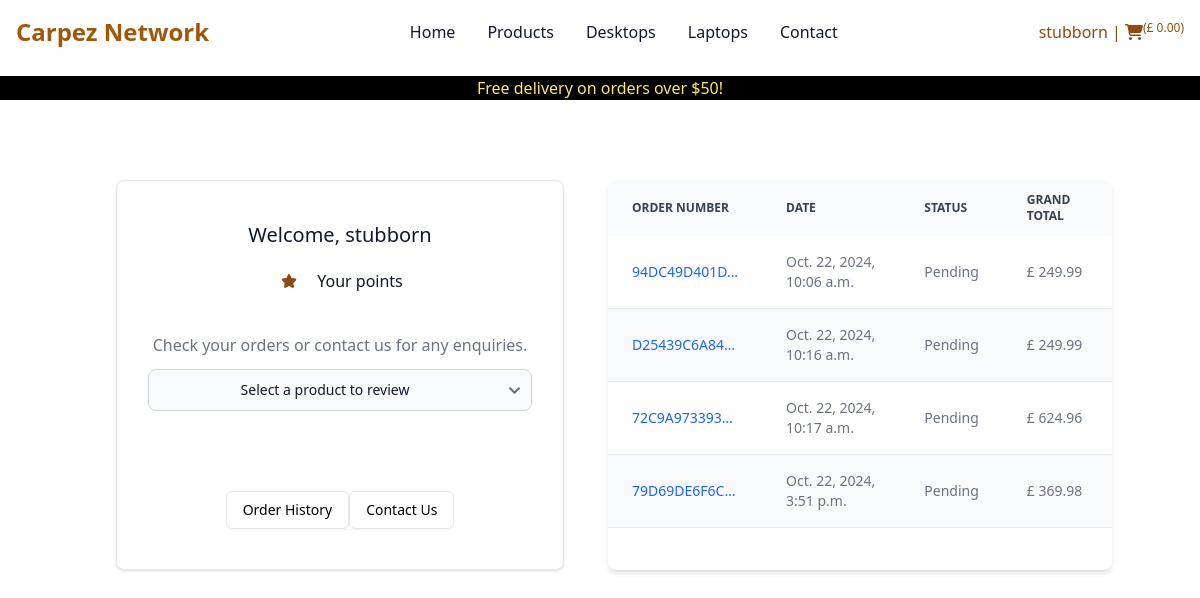
The app's page /dashboard/ (signed in), older data.
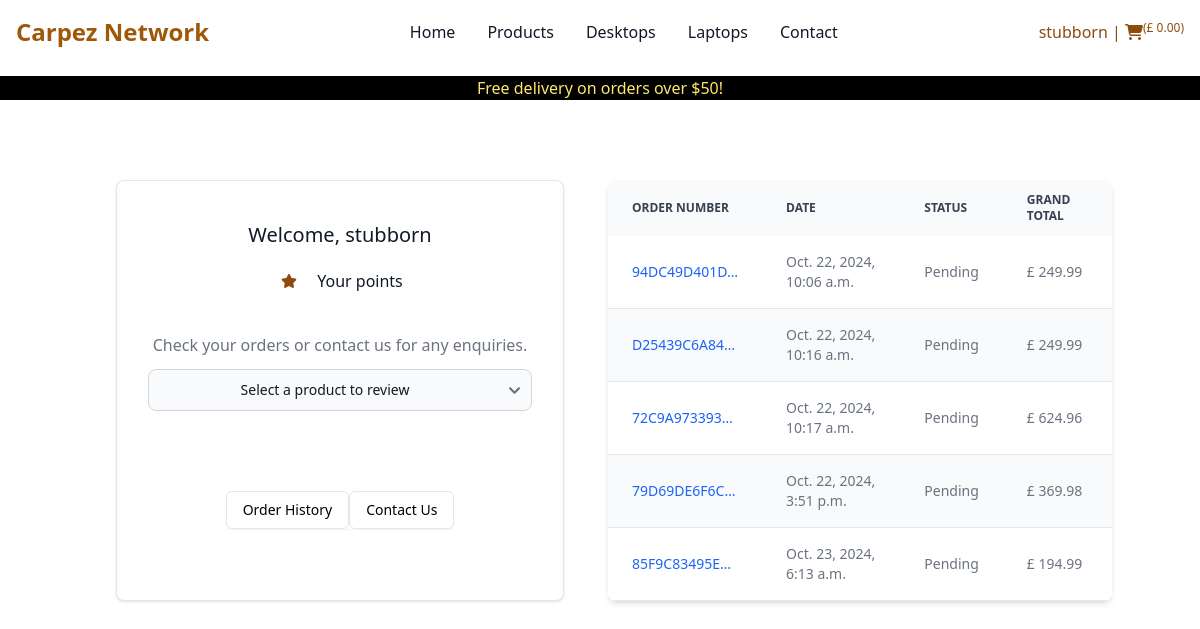
The same page, newer data.
### checkout/models.py (models this page shows, shortened)
class Order(models.Model):
    order_number = models.CharField(max_length=32, null=False, editable=False)
    date = models.DateTimeField(auto_now_add=True)
    delivery_cost = models.DecimalField(
        max_digits=6,
        decimal_places=2,
        null=False,
        default=0
    )
    order_total = models.DecimalField(
        max_digits=10,
        decimal_places=2,
        null=False,
        default=0
    )
    grand_total = models.DecimalField(
        max_digits=10,
        decimal_places=2,
        null=False,
        default=0
    )
    bag_and_shipping_details = models.JSONField(
        encoder=DjangoJSONEncoder,
        decoder=json.JSONDecoder
    )
    full_name = models.CharField(max_length=254, null=True, editable=False)
    email = models.EmailField(max_length=254, null=True, editable=False)
    shipping = models.CharField(max_length=254, null=True, editable=False)
    billing_details = models.JSONField(null=True, blank=True)
    stripe_pid = models.CharField(
        max_length=32,
        null=False,
        blank=False,
        editable=False,
        default="before migration"
    )
    user = models.ForeignKey(
        Dashboard,
        null=True,
        blank=True,
        related_name="orders",
        on_delete=models.SET_NULL
    )
    status = models.CharField(
        max_length=10,
        null=False,
        default='pending',
        choices=[
            ('pending', "Pending"),
            ('confirmed', "Confirmed"),
            ('dispatched', "Dispatched"),
            ('delivered', "delivered")
        ]
    )

### dashboard/views.py (the view)
# urls.py: path('', views.dashboard, name='dashboard'),
@login_required
def dashboard(request):
    if request.user.is_superuser:
        template = 'dashboard/product_management.html'
        if request.GET:
            print(request.GET)
            if 'sku' in request.GET:
                sku = request.GET['sku']
                try:
                    product = Product.objects.get(sku=sku)
                except Product.DoesNotExist:
                    try:
                        order = Order.objects.get(order_number=sku)
                        return redirect('checkout_success', order.order_number)
                    except Order.DoesNotExist:
                        messages.error(
                            request,
                            f"We couldn't find  {sku} either as SKU or as \
                            Order Number in the database")
                    return redirect(reverse('dashboard'))
                return redirect('get_product_details', product.id)
        orders = Order.objects.all()
        reviews = Review.objects.all()
        review_related_products = []
        categories = Category.objects.all()
        tags = Tag.objects.all()
        brands = Brand.objects.all()
        for review in reviews:
            order_lineitem = OrderLineItem.objects.get(review=review)
            product = Product.objects.get(id=order_lineitem.product.id)
            review_related_products.append(product)
        product_reviews = zip(reviews, review_related_products)
        context = {
            'orders': orders,
            'product_reviews': product_reviews,
            'categories': categories,
            'brands': brands,
            'tags': tags
        }
    else:
        template = 'dashboard/profile.html'
        profile = get_object_or_404(Dashboard, user=request.user.id)
        orders = profile.orders.all()
        lineitems = []
        for order in orders:
            order_lineitems = order.lineitems.all()
            for order_lineitem in order_lineitems:
                review = Review.objects.get(order=order_lineitem)
                if review.rating is None:
                    lineitems.append(order_lineitem)
        context = {
            'orders': orders,
            'profile': profile,
            'lineitems': lineitems
        }
    return render(request, template, context)

### bag/context.py (called while the page is built, shortened)
def bag(request):
    bag_items = []
    total = 0
    objects = 0
    b = request.session.get('bag', {})
    if total < settings.FREE_DELIVERY_TRESHOLD:
        delivery = total * Decimal(settings.STANDARD_DELIVERY_PERCENTAGE / 100)
        free_delivery_delta = settings.FREE_DELIVERY_TRESHOLD - total
    else:
        delivery = 0
        free_delivery_delta = 0
    grand_total = total + delivery
    json_bag = json.dumps(b)
    context = {
        'bag': json_bag,
        'bag_items': bag_items,
        'total': total,
        'objects': objects,
        'delivery': delivery,
        'free_delivery_delta': free_delivery_delta,
        'free_delivery_treshold': settings.FREE_DELIVERY_TRESHOLD,
        'grand_total': grand_total,
    }
    return context

### dashboard/templates/dashboard/profile.html (shortened to what this page needs)
{% extends 'base.html' %}
{% block content %}
<div class="container grid grid-cols-1 lg:grid-cols-2 mt-20 gap-4">
<div class="w-full mx-auto max-w-md bg-white border border-gray-200 rounded-lg shadow dark:bg-gray-800 dark:border-gray-700">
    <div class="flex flex-col items-center pb-10">
        <h5 class="mt-10 mb-5 text-xl font-medium text-gray-900 dark:text-white">
            Welcome, {{ request.user.username }}
        </h5>
        <div class="flex items-center">
            <p class="ml-5 font-sm text-gray-900">Your points</p>
        </div>
        <p class="mt-10 mb-3 text-gray-500 dark:text-gray-400">
            Check your orders or contact us for any enquiries.
        </p>
        <form id="add-review-form" class="w-full max-w-md mx-auto" method="GET" action="{% url 'add_review' %}">
            <select id="lineitem" name="lineitem" class="w-full max-w-sm mx-auto text-center form control form-select">
              <option selected>Select a product to review</option>
            </select>
        </form>
        <div class="mt-20 flex rounded-md shadow-sm mx-auto">
            <a href="" aria-current="page" class="self-auto md:self-start px-4 py-2 text-sm font-medium text-black bg-white border border-gray-200 rounded-md hover:bg-gray-100 focus:z-10 focus:ring-2 focus:ring-blue-700 focus:text-blue-700 dark:bg-gray-800 dark:border-gray-700 dark:text-white dark:hover:text-white dark:hover:bg-gray-700 dark:focus:ring-blue-500 dark:focus:text-white">
                Order History
            </a>
            <a href="" class="self-auto md:self-start px-4 py-2 text-sm font-medium text-black bg-white border border-gray-200 rounded-md hover:bg-gray-100 hover:text-blue-700 focus:z-10 focus:ring-2 focus:ring-blue-700 focus:text-blue-700 dark:bg-gray-800 dark:border-gray-700 dark:text-white dark:hover:text-white dark:hover:bg-gray-700 dark:focus:ring-blue-500 dark:focus:text-white">
                Contact Us
            </a>
        </div>
    </div>
</div>
<div class="relative overflow-x-auto shadow-md sm:rounded-lg">
    <table class="w-full text-sm text-left rtl:text-right text-gray-500 dark:text-gray-400">
        <thead class="text-xs text-gray-700 uppercase bg-gray-50 dark:bg-gray-700 dark:text-gray-400">
            <tr>
                <th scope="col" class="px-6 py-3">
                    Order number
                </th>
                <th scope="col" class="px-6 py-3">
                    Date
                </th>
                <th scope="col" class="px-6 py-3">
                    Status
                </th>
                <th scope="col" class="px-6 py-3">
                    Grand total
                </th>
            </tr>
        </thead>
        <tbody>
            {% for order in orders %}
                <tr class="odd:bg-white odd:dark:bg-gray-900 even:bg-gray-50 even:dark:bg-gray-800 border-b dark:border-gray-700">
                    <th scope="row" class="px-6 py-4 font-medium text-gray-900 whitespace-nowrap dark:text-white">
                        <a href="{% url 'checkout_success' order.order_number %}" class="font-medium text-blue-600 dark:text-blue-500 hover:underline">
                            {{ order.order_number|truncatechars:12}}
                        </a>
                    </th>
                    <td class="px-6 py-4">
                        {{ order.date }}
                    </td>
                    <td class="px-6 py-4">
                        Pending
                    </td>
                    <td class="px-6 py-4">
                        £ {{ order.grand_total }}
                    </td>
                </tr>
            {% endfor %}
        </tbody>
    </table>
</div>
</div>
{% endblock %}

Row changes from the older to the newer data that the page shows:
added Order: order_number "85F9C83495E…", date "Oct. 23, 2024, 6:13 a.m.", grand_total "194.99"
